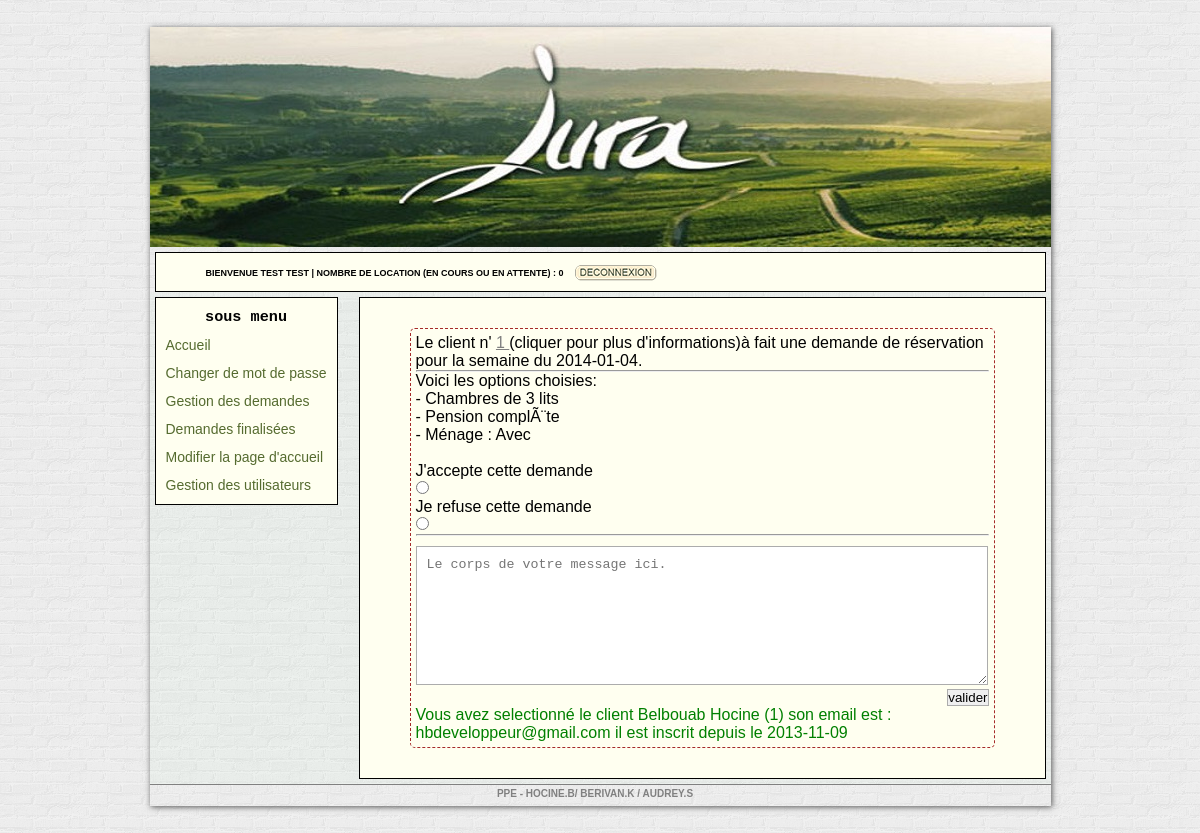
/compte.php?p=gestion_r&id_reservation=29&id_client=1 (signed in), run on the app's committed database.
### tables this page shows
CREATE TABLE IF NOT EXISTS `ppe_utilisateur` (
  `id_utilisateur` int(11) NOT NULL AUTO_INCREMENT,
  `login` varchar(255) NOT NULL,
  `mdp` varchar(255) NOT NULL,
  `date_inscription` date NOT NULL,
  `pouvoir` int(11) NOT NULL,
  `email` varchar(50) NOT NULL,
  `nom` varchar(255) NOT NULL,
  `nb_reservation` int(11) NOT NULL,
  PRIMARY KEY (`id_utilisateur`)
);

CREATE TABLE IF NOT EXISTS `ppe_reservation` (
  `id_reservation` int(11) NOT NULL AUTO_INCREMENT,
  `forfait` varchar(255) NOT NULL,
  `menage` varchar(10) NOT NULL,
  `id_utilisateur` int(11) NOT NULL,
  `nom_utilisateur` varchar(255) NOT NULL,
  `email_client` varchar(255) NOT NULL,
  `date_reservation` date NOT NULL,
  `date` date NOT NULL,
  `categorie_logement` int(11) NOT NULL,
  `valide` tinyint(1) NOT NULL,
  PRIMARY KEY (`id_reservation`)
);

### compte.php (called while the page is built)
<?php
include "vue/admin/compte.php";

### vue/admin/includes/gestion_reservation_in.inc.php (the view, shortened to what this page needs)
<?php
$req = $bdd->query('SELECT * FROM ppe_reservation, ppe_logement where id_reservation="' . $_GET["id_reservation"] . '"');
$data = $req->fetch();
?>
<div id="contour">
    <p>Le client n' <a href="?p=gestion_r&id_reservation=<?php echo $_GET["id_reservation"] ?>&id_client=<?php echo $data["id_utilisateur"]; ?>"
                       style="color:grey;"><?php echo $data["id_utilisateur"]; ?>
        </a> (cliquer pour plus d'informations)à fait une demande de réservation pour la semaine du <?php echo $data["date_reservation"]; ?>.
    </p>
    <hr style='color:grey;'>
    <p>Voici les options choisies:</p>
    <p>- <?php
        switch ($data["categorie_logement"]):
            case 2: echo"Chambres de 3 lits";
                break;
        endswitch;
        ?>
        <br />
        - <?php echo $data["forfait"]; ?>
        <br />
        - Ménage : <?php echo $data["menage"] ?></p>
    <form id="form_gestion_reservation" method="post" action="controleur/validation.php">
        <p><br /> <label for="accept">J'accepte cette demande</label> <input type="radio" name="choix" id="accept" value="accept"/><br />
            <label for="refuse">Je refuse cette demande</label> <input type="radio" name="choix" id="refuse" value="refuse"/>
        </p>
        <hr>
        <textarea name="message_contact" placeholder="Le corps de votre message ici."></textarea>
        <input type="submit" value="valider" style="float:right;"/><div class="clear"></div>
    </form>
    <p style="color:green">
        <?php
        if (isset($_GET["id_client"])):
            $req = $bdd->query('SELECT * FROM ppe_utilisateur where id_utilisateur="' . $_GET["id_client"] . '"');
            $data = $req->fetch();
            echo "Vous avez selectionné le client " . $data["nom"] . " (" . $_GET["id_client"] . ")"
            . " son email est :  " . $data["email"] . " il est inscrit depuis le " . $data["date_inscription"];
        endif;
        ?> </p>
</div>

### vue/admin/compte.php (shortened to what this page needs)
<?php
include "modele/Utilisateur.class.php";
?>
<!DOCTYPE html>
<html>
    <head>
        <link rel="stylesheet" href="vue/admin/style2.css" />
    </head>
    <body>
        <div id="conteneur">
            <div id="top">
            </div>
            <div id="sous_menu2">
                <?php
                $req = $bdd->query('SELECT * FROM ppe_utilisateur where id_utilisateur = ' . $_SESSION['id'] . '');
                $data = $req->fetch();
                ?>
                <form action="modele/destroy.php" style="float: left; padding-left: 40px;" name="disconnect" method="post">
                    <div style="float:left;margin-right:10px;margin-top:5px;"><label class="welcome">Bienvenue <?php echo $_SESSION['nom']; ?> | nombre de location (en cours ou en attente) : <?php echo $data['nb_reservation']; ?></label></div>
                    <div style="float:right;margin-top:0px;"><input type="submit" value="" class="btn_logout" name="disconnect"></div>
                </form>
            </div>
            <div id="mid">
                <div id="sous_menu">
<?php include "includes/menu.inc.php"; ?>
                </div>
                <div id="zone_affichage">
                    <?php
                    if (isset($_GET["p"]) and $_GET["p"] == "compte"):
                        include "vue/admin/includes/account.inc.php";
                    elseif (isset($_GET["p"]) and $_GET["p"] == "dispo"):
                        include "vue/admin/includes/dispo.inc.php";
                    elseif (isset($_GET["p"]) and $_GET["p"] == "reserver"):
                        include "vue/admin/includes/reserver.inc.php";
                    elseif (isset($_GET["p"]) and $_GET["p"] == "administration"):
                        include "vue/admin/includes/admin.inc.php";
                    elseif (isset($_GET["p"]) and $_GET["p"] == "administration"):
                        include "vue/admin/includes/admin.inc.php";
                    elseif (isset($_GET["p"]) and $_GET["p"] == "gestion"):
                        include "vue/admin/includes/gestion.inc.php";
                    elseif (isset($_GET["p"]) and $_GET["p"] == "gestionu"):
                        include "vue/admin/includes/gestionu.inc.php";
                    elseif (isset($_GET["p"]) and $_GET["p"] == "gestion_r"):
                        include "vue/admin/includes/gestion_reservation_in.inc.php";
                    elseif (isset($_GET["p"]) and $_GET["p"] == "demande_valide"):
                        include "vue/admin/includes/reservation_valide.inc.php";
                    elseif (isset($_GET["p"]) and $_GET["p"] == "contacter"):
                        include "vue/admin/includes/contacter.inc.php";
                    else: include "vue/admin/includes/dispo.inc.php";
                    endif;
                    ?>
                </div>
            </div>
            <div id="bot">
                <p> PPE - Hocine.B/ Berivan.K / Audrey.S </p>
            </div>
        </div>
    </body>
</html>

### vue/admin/style2.css (style rules this page uses)
body { background: url("../../modele/images/body.png") repeat scroll 0 0 rgba(0, 0, 0, 0); font-family: Arial; }
#conteneur { margin:27px auto; width:901px; box-shadow: 1px 1px 6px #555555; }
#top { height:220px; background-image:url(../../modele/images/header.jpg); }
#mid { padding:5px; background-color: rgba(193, 230, 208, 0.1); }
#sous_menu { border:1px solid black; float:left; padding:10px; background-color: #FFFFF0; }
.btn_logout { background: url("../../modele/images/deco_bar.png") no-repeat scroll 0 0 rgba(0, 0, 0, 0); width: 86px; height: 17px; padding: 0; border: none; cursor: pointer; }
#sous_menu2 { border:1px solid black; padding:10px; background-color: #FFFFF0; margin: 5px 5px 0; }
.welcome { font-family: Arial; font-weight: bold; font-size: 9px; text-transform: uppercase; }
#zone_affichage { border:1px solid black; width:auto; margin-left:204px; padding: 30px 50px; background-color: #FFFFF0; }
#bot { height:21px; border-top: 1px solid grey; }
* { margin:0; padding:0; }
div #bot p { color: #808080; font-family: Arial,Helvetica,sans-serif; font-size: 10px; font-weight: bold; margin-top: 3px; margin-right: 10px; text-decoration: none; text-transform: uppercase; text-align:center; }
#contour { border:1px dashed brown; border-radius: 5px; padding: 5px; }
#form_gestion_reservation textarea { border: 1px solid #ACACAC; margin-top: 10px; height: 117px; padding: 10px; width: 550px; max-width: 550px; min-width: 550px; }
label { display:block; margin: 0; }
input { border:1px solid #ACACAC; }

### data on the page
ppe_utilisateur: nb_reservation "0"
ppe_reservation: id_utilisateur "1", date_reservation "2014-01-04", forfait "Pension complÃ¨te", menage "Avec"
ppe_utilisateur: nom "Belbouab Hocine", email "hbdeveloppeur@gmail.com", date_inscription "2013-11-09"

### other printed values
$_SESSION['nom'] "TEST TEST"
$_GET["id_client"] "1"
